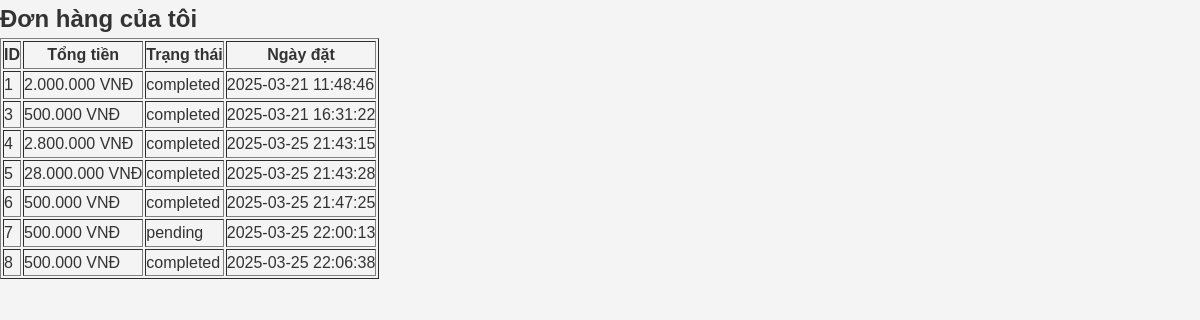
Screenshot of /giohang/orders.php (signed in) with the database file from the repository.
### tables this page shows
CREATE TABLE `orders` (
  `id` int(11) NOT NULL,
  `user_id` int(11) NOT NULL,
  `total` decimal(10,2) NOT NULL,
  `address` text NOT NULL,
  `payment_method` varchar(50) NOT NULL,
  `status` varchar(50) DEFAULT 'pending',
  `created_at` timestamp NOT NULL DEFAULT current_timestamp()
);

### giohang/orders.php (the view, shortened to what this page needs)
<?php
include '../includes/db_connect.php';
$user_id = $_SESSION['user_id'];
$sql = "SELECT * FROM orders WHERE user_id = $user_id";
$result = $conn->query($sql);
?>
<!DOCTYPE html>
<html lang="vi">
<head>
    <link rel="stylesheet" href="../css/style.css">
</head>
<body>
    <h2>Đơn hàng của tôi</h2>
    <table border="1">
        <tr>
            <th>ID</th>
            <th>Tổng tiền</th>
            <th>Trạng thái</th>
            <th>Ngày đặt</th>
        </tr>
        <?php
        if ($result->num_rows > 0) {
            while ($row = $result->fetch_assoc()) {
                echo '<tr>';
                echo '<td>' . $row['id'] . '</td>';
                echo '<td>' . number_format($row['total'], 0, ',', '.') . ' VNĐ</td>';
                echo '<td>' . $row['status'] . '</td>';
                echo '<td>' . $row['created_at'] . '</td>';
                echo '</tr>';
            }
        } else {
            echo '<tr><td colspan="4">Bạn chưa có đơn hàng nào.</td></tr>';
        }
        ?>
    </table>
</body>
</html>

### css/style.css (style rules this page uses)
* { margin: 0; padding: 0; box-sizing: border-box; font-family: Arial, sans-serif; }
body { background-color: #f4f4f4; color: #333; line-height: 1.6; }

### rows the page displays
orders: id "1", total "2.000.000", status "completed", created_at "2025-03-21 11:48:46"
orders: id "3", total "500.000", status "completed", created_at "2025-03-21 16:31:22"
orders: id "4", total "2.800.000", status "completed", created_at "2025-03-25 21:43:15"
orders: id "5", total "28.000.000", status "completed", created_at "2025-03-25 21:43:28"
orders: id "6", total "500.000", status "completed", created_at "2025-03-25 21:47:25"
orders: id "7", total "500.000", status "pending", created_at "2025-03-25 22:00:13"
orders: id "8", total "500.000", status "completed", created_at "2025-03-25 22:06:38"
